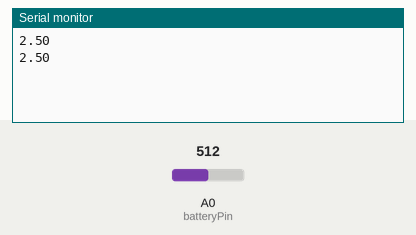
The sketch below on a simulated Arduino Uno, built with avr-gcc and run on an emulated ATmega328P. Shown: the last lines printed to the serial monitor. The inputs (shaded band) are chosen by the test bench; at power-on: A0 (batteryPin) = 512.

Above: at 1.8 s.
1.9 s: A0 (batteryPin) set to 716
At 2.8 s:
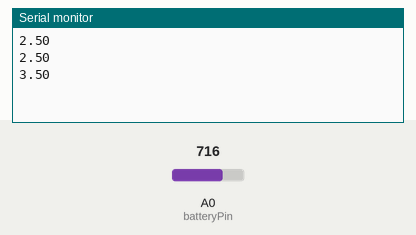
3.4 s: A0 (batteryPin) set to 900
At 4.8 s:
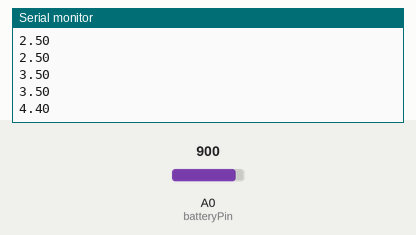
Timing chart, 0 to 6.4 s (numbered marks = the images above; inputs shaded):
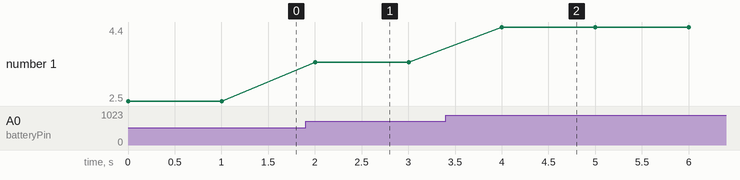

Measured:
- after the input at 1.9 s, the serial monitor: prints a new line after 0.10 s (image 1)
- after the input at 3.4 s, the serial monitor: prints a new line after 0.60 s (image 2)
- plotted number 1: 2.5 → 3.5 after the input at 1.9 s, 3.5 → 4.4 after the input at 3.4 s

The sketch:

batterycharge.ino
```cpp
/*
* Display5vOrless sketch
* prints the voltage on analog pin to the serial port
* Warning - do not connect more than 5 volts directly to an Arduino pin.
*/
const float referenceVolts = 5.0;// the default reference on a 5-volt board
const int batteryPin = 0; // battery is connected to analog pin 0
void setup()
{
  Serial.begin(9600);
  }
  void loop()
  {
    int val = analogRead(batteryPin);// read the value from the sensor
    float volts = (val / 1023.0) * referenceVolts; // calculate the ratio
    Serial.println(volts); // print the value in volts
    delay(1000);
    }
```
